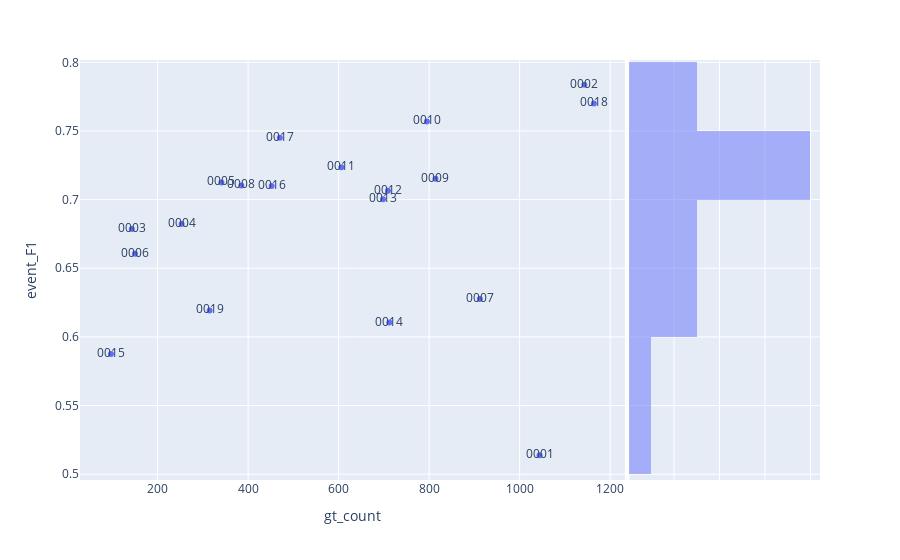

Notebook cell for this chart:
### Code cell
fig=px.scatter(modelMetrics,x="gt_count",y="event_F1", marginal_y="histogram",text="testSubjectId")

fig.show()

### Figure 1 — Plotly figure (JSON) as saved in the notebook; plotly's stock layout.template omitted (floating-point values rounded to 4 significant figures)
{"data": [{"hovertemplate": "gt_count=%{x}<br>event_F1=%{y}<br>testSubjectId=%{text}<extra></extra>", "legendgroup": "", "marker": {"color": "#636efa", "symbol": "circle"}, "mode": "markers+text", "name": "", "orientation": "v", "showlegend": false, "text": ["0001", "0002", "0003", "0004", "0005", "0006", "0007", "0008", "0009", "0010", "0011", "0012", "0013", "0014", "0015", "0016", "0017", "0018", "0019"], "type": "scatter", "x": [1044, 1143, 143, 253, 341, 150, 912, 385, 814, 795, 606, 709, 698, 712, 97, 452, 470, 1164, 315], "xaxis": "x", "y": [0.5138, 0.7837, 0.6786, 0.6822, 0.7125, 0.6606, 0.6276, 0.7104, 0.7152, 0.7569, 0.7235, 0.7065, 0.7003, 0.6105, 0.5875, 0.7099, 0.7451, 0.7701, 0.6193], "yaxis": "y"}, {"alignmentgroup": "True", "bingroup": "y", "hovertemplate": "event_F1=%{y}<br>count=%{x}<extra></extra>", "legendgroup": "", "marker": {"color": "#636efa"}, "name": "", "offsetgroup": "", "opacity": 0.5, "showlegend": false, "type": "histogram", "xaxis": "x2", "y": [0.5138, 0.7837, 0.6786, 0.6822, 0.7125, 0.6606, 0.6276, 0.7104, 0.7152, 0.7569, 0.7235, 0.7065, 0.7003, 0.6105, 0.5875, 0.7099, 0.7451, 0.7701, 0.6193], "yaxis": "y2"}], "layout": {"barmode": "overlay", "legend": {"tracegroupgap": 0}, "margin": {"t": 60}, "xaxis": {"anchor": "y", "domain": [0, 0.7363], "title": {"text": "gt_count"}}, "xaxis2": {"anchor": "y2", "domain": [0.7413, 1], "matches": "x2", "showgrid": true, "showline": false, "showticklabels": false, "ticks": ""}, "yaxis": {"anchor": "x", "domain": [0, 1], "title": {"text": "event_F1"}}, "yaxis2": {"anchor": "x2", "domain": [0, 1], "matches": "y", "showgrid": true, "showticklabels": false}}}
